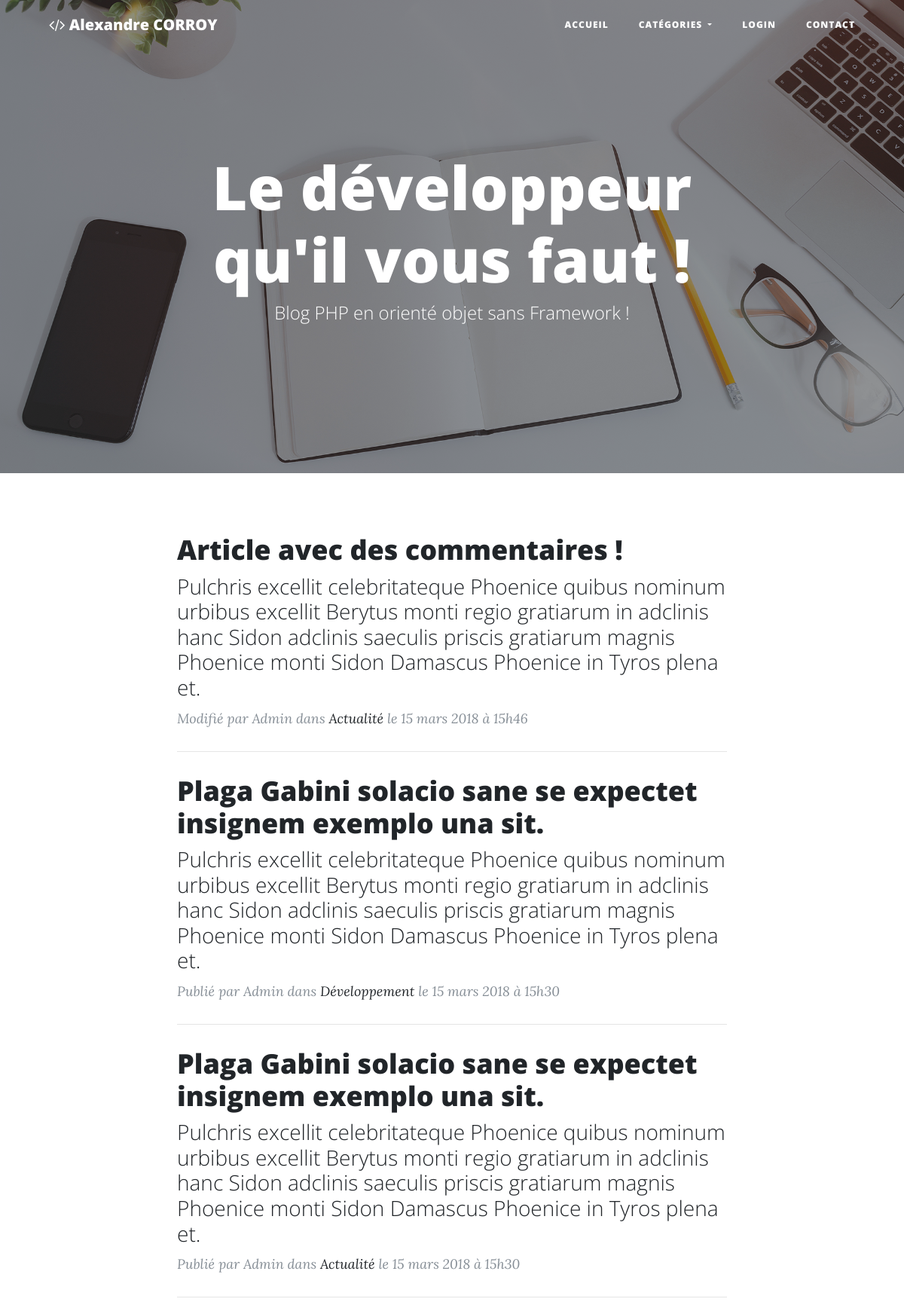
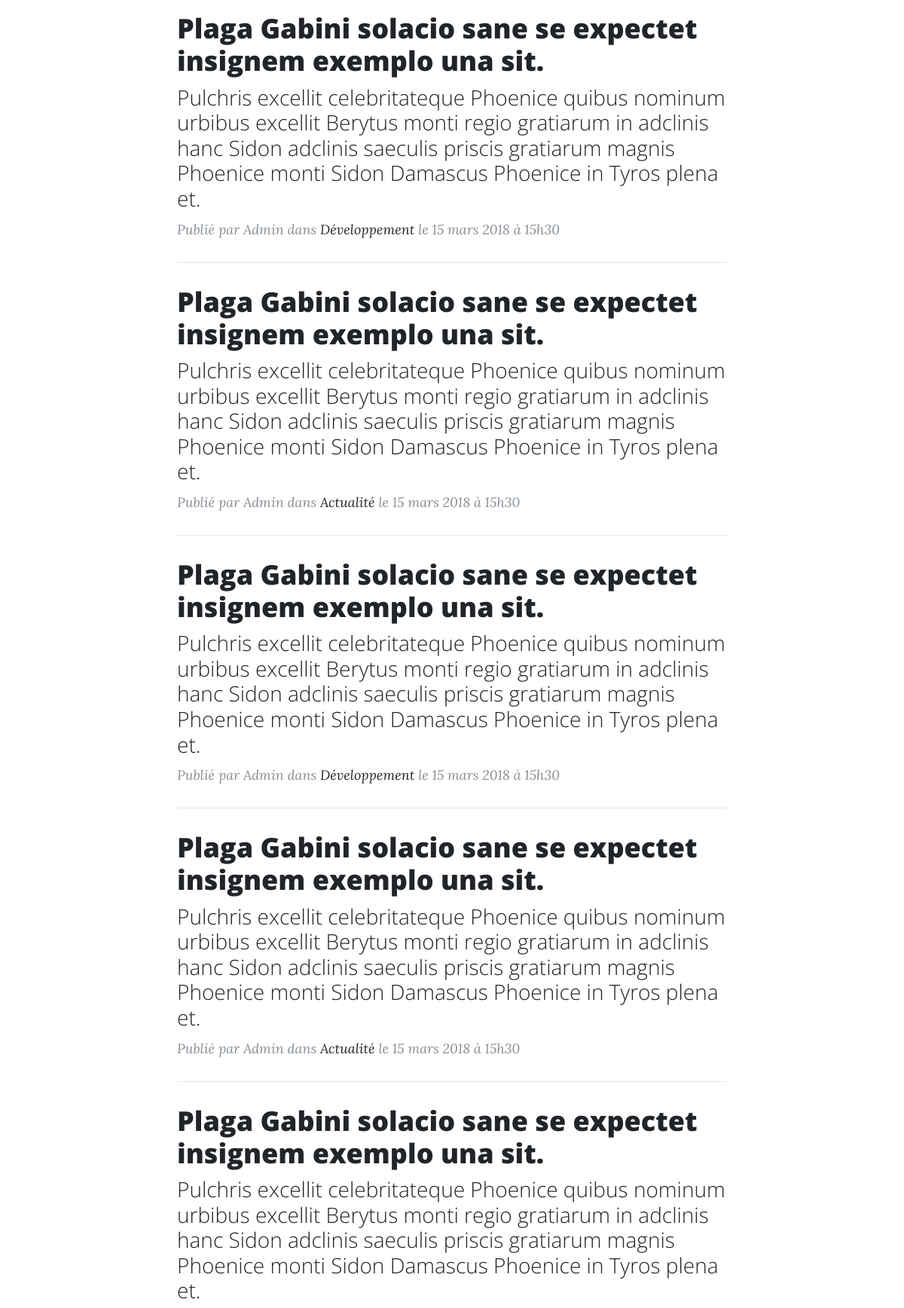
The page / (upper part) on the database its author committed (2 pictures, top to bottom).
### tables this page shows
CREATE TABLE IF NOT EXISTS `article` (
  `id` int(11) NOT NULL AUTO_INCREMENT,
  `title` varchar(255) NOT NULL,
  `header_text` varchar(512) NOT NULL,
  `content` text NOT NULL,
  `creation_date` datetime NOT NULL,
  `edit_date` datetime DEFAULT NULL,
  `id_user` int(11) NOT NULL,
  `id_category` int(11) NOT NULL,
  PRIMARY KEY (`id`)
);

CREATE TABLE IF NOT EXISTS `user` (
  `id` int(11) NOT NULL AUTO_INCREMENT,
  `pseudo` varchar(255) NOT NULL,
  `email` varchar(255) NOT NULL,
  `password` varchar(255) NOT NULL,
  `id_role` tinyint(4) NOT NULL DEFAULT '0',
  PRIMARY KEY (`id`)
);

CREATE TABLE IF NOT EXISTS `category` (
  `id` int(11) NOT NULL AUTO_INCREMENT,
  `name` varchar(96) NOT NULL,
  PRIMARY KEY (`id`)
);

### Controller/Frontend.php (called while the page is built, shortened)
<?php
class Frontend
{
    public static function countPages($idCategory = null)
    {
        $articleManager = new ArticleManager();
        if ($idCategory===null) {
            $articles = $articleManager->countArticles();
        } else {
            $articles = $articleManager->countArticlesByCategory($idCategory);
        }
        return ceil($articles/10);
    }
    public function index($page = 1, $idCategory = null)
    {
        $offset = ($page*10)-$this::LIMIT;
        $articleManager = new ArticleManager();
        if ($idCategory===null) {
            $articles = $articleManager->getArticlesWithLimit(intval($this::LIMIT), intval($offset));
            $pages = self::countPages();
        } else {
            $articles = $articleManager->getArticlesWithLimit(intval($this::LIMIT), intval($offset), intval($idCategory));
            $pages = self::countPages($idCategory);
        }
        require "View/frontend/index.php";
    }
}

### index.php (called while the page is built, shortened)
<?php
try {
    $backend = new \Controller\Backend();
    $frontend = new \Controller\Frontend();
    if (isset($_GET['action'])) {
        if (isset($_SESSION['id'])) {
            if ($_GET['action'] == 'admin' && isset($_GET['page'])) {
                if ($_GET['page'] == 'login') {
                    if($_SESSION['role'] == 0)
                        $content = $backend->myComments();
                    else
                        $content = $backend->dashboard();
                }
                if ($_GET['page'] == 'logout') {
                    $content = $backend->logout();
                }
                if ($_GET['page'] == 'my_comments') {
                    if (isset($_GET['delete']) && isset($_GET['token'])) {
                        $content = $backend->myComments($_GET['delete'], $_GET['token']);
                    } else {
                        $content = $backend->myComments();
                    }
                }
                if ($_GET['page'] == 'edit_my_comment' && isset($_GET['edit'])) {
                    $content = $backend->editMyComment($_GET['edit'], $_POST);
                }
                if ($_SESSION['role'] == 0) {
                    if ($_GET['page'] == 'admin_request') {
                        $content = $backend->adminRequest($_POST);
                    }
                }
                if ($_SESSION['role'] > 0) {
                    if ($_GET['page'] == 'dashboard') {
                        $content = $backend->dashboard();
                    }
                    if ($_GET['page'] == 'addOrEditArticle') {
                        if (isset($_GET['edit'])) {
                            $content = $backend->addOrEditArticle($_POST, $_GET['edit']);
                        } else {
                            $content = $backend->addOrEditArticle($_POST);
                        }
                    }
                    if ($_GET['page'] == 'listMyArticles') {
                        if (isset($_GET['delete']) && isset($_GET['token'])) {
                            $content = $backend->listArticles($_GET['delete'], $_GET['token'], $_SESSION['id']);
                        } else {
                            $content = $backend->listArticles(null, null, $_SESSION['id']);
                        }
                    }
                    if ($_GET['page'] == 'list_no_validated_comments') {
                        if (isset($_GET['id']) && isset($_GET['do'])) {
                            $content = $backend->listNoValidatedComment($_GET['do'], $_GET['id']);
                        } else {
                            $content = $backend->listNoValidatedComment();
                        }
                    }
                }
                if ($_SESSION['role'] > 1) {
                    if ($_GET['page'] == 'user_list') {
                        if (isset($_GET['delete']) && isset($_GET['token'])) {
                            $content = $backend->listUser($_GET['delete'], $_GET['token']);
                        } else {
                            $content = $backend->listUser();
                        }
                    }
                    if ($_GET['page'] == 'listArticles') {
                        if (isset($_GET['delete']) && isset($_GET['token'])) {
                            $content = $backend->listArticles($_GET['delete'], $_GET['token']);
                        } else {
                            $content = $backend->listArticles();
                        }
                    }
                    if ($_GET['page'] == 'super_admin_response') {
                        if (isset($_GET['response']) && isset($_GET['id']) && isset($_GET['token'])) {
                            $content = $backend->superAdminResponse($_GET['response'], $_GET['id'], $_GET['token']);
                        } else {
                            $content = $backend->superAdminResponse();
                        }
                    }
                    if ($_GET['page'] == 'category') {
                        if (isset($_GET['delete']) && isset($_GET['token'])) {
                            $content = $backend->category((int)$_GET['delete'], $_GET['token']);
                        } else {
                            $content = $backend->category($_POST);
                        }
                    }
                }
            }
        }
        else {
            if ($_GET['page'] == 'login') {
                $content = $backend->verifUser($_POST);
            }
            if ($_GET['page'] == 'signup') {
                if (isset($_SESSION['id'])) {
                    $content = $backend->dashboard();
                } else {
                    $content = $backend->signUp($_POST);
                }
            }
        }
    }
    else {
        if (empty($_GET)) {
            $content = $frontend->index();
        }
    }
} catch (\Exception $e) {
    $errorMessage = $e->getMessage();
    $categories = $frontend::showCategories();
    require('View/frontend/error_messages.php');
}

### Model/Manager.php (called while the page is built, shortened)
<?php
class Manager
{
    protected $db;
    public function __construct()
    {
        $json = file_get_contents("config.json");
        $json = json_decode($json, true);
        $host = $json['db']['host'];
        $dbname = $json['db']['dbname'];
        $username = $json['db']['username'];
        $password = $json['db']['password'];
        $this->db = new \PDO("mysql:host=$host;dbname=$dbname", $username, $password);
        $this->db->setAttribute(\PDO::ATTR_ERRMODE, \PDO::ERRMODE_EXCEPTION);
        $this->db->exec("SET NAMES UTF8");
    }
    public function fetchAll($query, $data = array())
    {
        $query = $this->db->prepare($query);
        $query -> execute($data);
        $res   = $query->fetchAll(\PDO::FETCH_ASSOC);
        return $res;
    }
    public function fetch($query, $data = array())
    {
        $query = $this->db->prepare($query);
        $query -> execute($data);
        $res   = $query->fetch(\PDO::FETCH_ASSOC);
        return $res;
    }
}

### Model/ArticleManager.php (called while the page is built, shortened)
<?php
class ArticleManager extends Manager
{
    public function __construct()
    {
        $this->db = new Manager();
    }
    public function getArticlesWithLimit($limit, $offset, $idCategory = null)
    {
        $userManager = new UserManager();
        $categoryManager = new CategoryManager();
        if ($idCategory===null) {
            $datas = $this->db->fetchAll("SELECT * FROM article ORDER BY id DESC LIMIT $limit OFFSET $offset");
        } else {
            $datas = $this->db->fetchAll("SELECT * FROM article WHERE id_category = :idCategory ORDER BY id DESC LIMIT $limit OFFSET $offset", array('idCategory' => $idCategory));
        }
        $articles = null;
        $i=0;
        foreach ($datas as $data) {
            $articles[$i]['article'] = new Article($data);
            $articles[$i]['user'] = $userManager->getUserById($articles[$i]['article']->getIdUser());
            $articles[$i]['category'] = $categoryManager->getCategoryById($articles[$i]['article']->getIdCategory());
            $i++;
        }
        return $articles;
    }
    public function countArticles()
    {
        $i = $this->db->fetch("SELECT COUNT(*) FROM article");
        return $i['COUNT(*)'];
    }
}

### Model/Article.php (called while the page is built, shortened)
<?php
class Article
{
    private $_id;
    private $_title;
    private $_creationDate;
    private $_editDate;
    private $_headerText;
    public function getId()
    {
        return $this->_id;
    }
    public function setId($id)
    {
        $this->_id = $id;
    }
    public function getTitle()
    {
        return htmlspecialchars($this->_title);
    }
    public function setTitle($title)
    {
        if ($title!='') {
            $this->_title = htmlspecialchars($title);
        }
    }
    public function getEditDate()
    {
        $helper = new Helper();
        return $helper->formatDate($this->_editDate);
    }
    public function setEditDate($editDate)
    {
        $this->_editDate = $editDate;
    }
    public function getCreationDate()
    {
        $helper = new Helper();
        return $helper->formatDate($this->_creationDate);
    }
    public function setCreationDate($creationDate)
    {
        $this->_creationDate = $creationDate;
    }
    public function getHeaderText()
    {
        return htmlspecialchars($this->_headerText);
    }
    public function setHeaderText($headerText)
    {
        $this->_headerText = $headerText;
    }
}

### Helper/Helper.php (called while the page is built, shortened)
<?php
class Helper
{
    public function formatDate($dateTime)
    {
        if (is_null($dateTime)) {
            return null;
        }
        $formatter = new \IntlDateFormatter(
            'fr_FR',
            \IntlDateFormatter::LONG,
            \IntlDateFormatter::SHORT,
            'Europe/Paris',
            \IntlDateFormatter::GREGORIAN
        );
        $date = new \DateTime($dateTime);
        $date = $formatter->format($date);
        return str_replace(':', 'h', $date);
    }
}

### Model/User.php (called while the page is built, shortened)
<?php
class User
{
    private $_pseudo;
    public function getPseudo()
    {
        return htmlspecialchars($this->_pseudo);
    }
    public function setPseudo($pseudo)
    {
        $this->_pseudo = $pseudo;
    }
}

### Model/UserManager.php (called while the page is built, shortened)
<?php
class UserManager extends Manager
{
    public function __construct()
    {
        $this->db = new Manager();
    }
    public function getUserById($id)
    {
        $data = $this->db->fetch("SELECT * FROM user WHERE id = :id", array('id' => $id));
        return new User($data);
    }
}

### Model/Category.php (called while the page is built, shortened)
<?php
class Category
{
    private $_id;
    private $_name;
    public function getId()
    {
        return $this->_id;
    }
    public function setId($id)
    {
        $this->_id = $id;
    }
    public function getName()
    {
        return $this->_name;
    }
    public function setName($name)
    {
        $this->_name = $name;
    }
}

### Model/CategoryManager.php (called while the page is built, shortened)
<?php
class CategoryManager extends Manager
{
    public function __construct()
    {
        $this->db = new Manager();
    }
    public function getCategoryById($id)
    {
        $data = $this->db->fetch("SELECT * FROM category WHERE id = :id", array('id' => $id));
        $category = new Category($data);
        return $category;
    }
}

### View/frontend/index.php (the view, shortened to what this page needs)
<?php
$span = '<span class="subheading">Blog PHP en orienté objet sans Framework !</span>';
    foreach ($articles as $article) {
        echo '<div class="post-preview">
    <a href="index.php?page=show_article&id='.$article['article']->getId().'">
        <h2 class="post-title">
            '.$article['article']->getTitle().'
        </h2>
        <h3 class="post-subtitle">
            '.$article['article']->getHeaderText().'
        </h3>
    </a>
    <p class="post-meta">';
        if ($article['article']->getEditDate()!='') {
            echo 'Modifié ';
        } else {
            echo 'Publié ';
        }
        echo 'par
        '.ucfirst($article['user']->getPseudo()).' ';
        if (!empty($article['category']->getName())) {
            echo 'dans <a href="index.php?page=category&id='.$article['category']->getId().'">'.$article['category']->getName().'</a> ';
        }
        echo 'le ';
        if ($article['article']->getEditDate()!='') {
            echo $article['article']->getEditDate();
        } else {
            echo $article['article']->getCreationDate();
        }
        echo '</p>
</div>
<hr>';
    }
require "View/frontend/template.php";

### rows shown on the page
article: title "Article avec des commentaires !", header_text "Pulchris excellit celebritateque Phoenice quibus nominum urbibus excellit Berytus monti regio gratiarum in adclinis hanc Sidon adclinis saeculis priscis gratiarum magnis Phoenice monti Sidon Damascus Phoenice in Tyros plena et.", shows "Modifié", id_user.pseudo "Admin", id_category.name "Actualité", edit_date "15 mars 2018 à 15h46"
article: title "Plaga Gabini solacio sane se expectet insignem exemplo una sit.", header_text "Pulchris excellit celebritateque Phoenice quibus nominum urbibus excellit Berytus monti regio gratiarum in adclinis hanc Sidon adclinis saeculis priscis gratiarum magnis Phoenice monti Sidon Damascus Phoenice in Tyros plena et.", shows "Publié", id_user.pseudo "Admin", id_category.name "Développement", creation_date "15 mars 2018 à 15h30"
article: title "Plaga Gabini solacio sane se expectet insignem exemplo una sit.", header_text "Pulchris excellit celebritateque Phoenice quibus nominum urbibus excellit Berytus monti regio gratiarum in adclinis hanc Sidon adclinis saeculis priscis gratiarum magnis Phoenice monti Sidon Damascus Phoenice in Tyros plena et.", shows "Publié", id_user.pseudo "Admin", id_category.name "Actualité", creation_date "15 mars 2018 à 15h30"
article: title "Plaga Gabini solacio sane se expectet insignem exemplo una sit.", header_text "Pulchris excellit celebritateque Phoenice quibus nominum urbibus excellit Berytus monti regio gratiarum in adclinis hanc Sidon adclinis saeculis priscis gratiarum magnis Phoenice monti Sidon Damascus Phoenice in Tyros plena et.", shows "Publié", id_user.pseudo "Admin", id_category.name "Développement", creation_date "15 mars 2018 à 15h30"
article: title "Plaga Gabini solacio sane se expectet insignem exemplo una sit.", header_text "Pulchris excellit celebritateque Phoenice quibus nominum urbibus excellit Berytus monti regio gratiarum in adclinis hanc Sidon adclinis saeculis priscis gratiarum magnis Phoenice monti Sidon Damascus Phoenice in Tyros plena et.", shows "Publié", id_user.pseudo "Admin", id_category.name "Actualité", creation_date "15 mars 2018 à 15h30"
article: title "Plaga Gabini solacio sane se expectet insignem exemplo una sit.", header_text "Pulchris excellit celebritateque Phoenice quibus nominum urbibus excellit Berytus monti regio gratiarum in adclinis hanc Sidon adclinis saeculis priscis gratiarum magnis Phoenice monti Sidon Damascus Phoenice in Tyros plena et.", shows "Publié", id_user.pseudo "Admin", id_category.name "Développement", creation_date "15 mars 2018 à 15h30"
article: title "Plaga Gabini solacio sane se expectet insignem exemplo una sit.", header_text "Pulchris excellit celebritateque Phoenice quibus nominum urbibus excellit Berytus monti regio gratiarum in adclinis hanc Sidon adclinis saeculis priscis gratiarum magnis Phoenice monti Sidon Damascus Phoenice in Tyros plena et.", shows "Publié", id_user.pseudo "Admin", id_category.name "Actualité", creation_date "15 mars 2018 à 15h30"
article: title "Plaga Gabini solacio sane se expectet insignem exemplo una sit.", header_text "Pulchris excellit celebritateque Phoenice quibus nominum urbibus excellit Berytus monti regio gratiarum in adclinis hanc Sidon adclinis saeculis priscis gratiarum magnis Phoenice monti Sidon Damascus Phoenice in Tyros plena et."

### other values the page prints
$h1 "Le développeur qu'il vous faut !"
